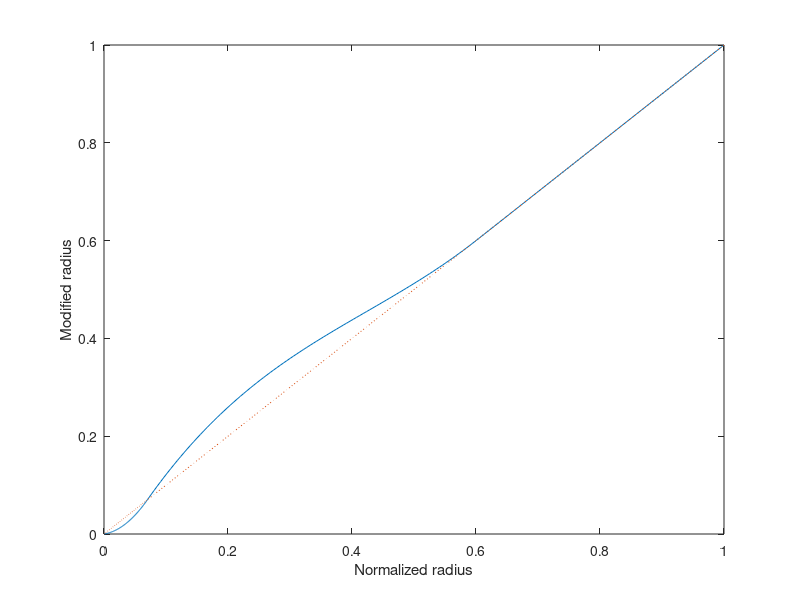
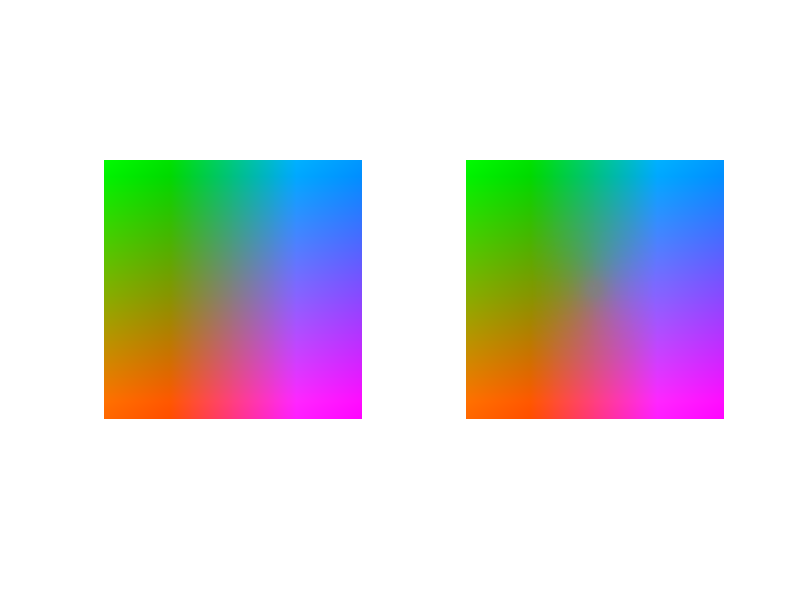
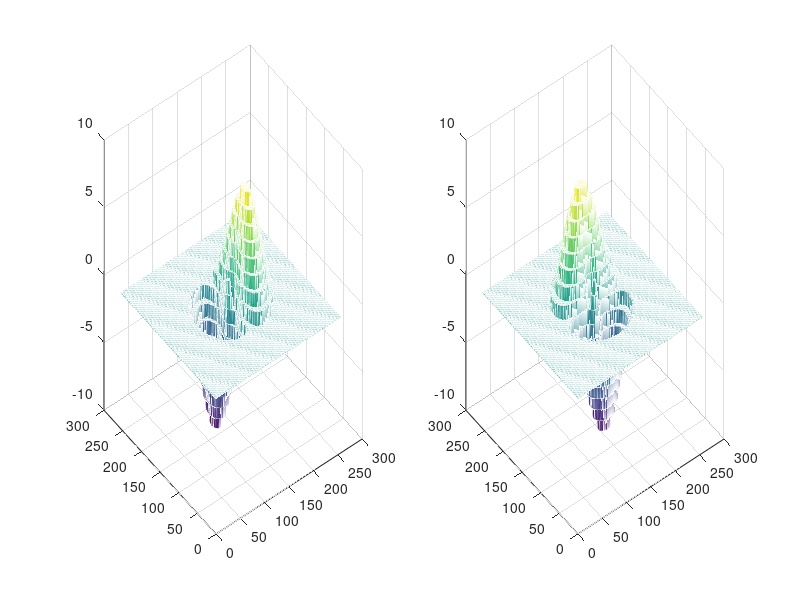

Reproduce these figures in MATLAB, in order. (Note: this script raises an error after producing the figures.)
% Create the color enhancement look-up table and write it to
% file colorEnhancementTable.cpp. Copy contents of that file into
% the source file for the color enhancement function.

clear
close all


% First, define the color enhancement in a normalized domain

% Compander function is defined in three radial zones.
% 1. From 0 to radius r0, the compander function
% is a second-order polynomial intersecting the points (0,0)
% and (r0, r0), and with a slope B in (0,0).
% 2. From r0 to r1, the compander is a third-order polynomial
% intersecting the points (r0, r0) and (r1, r1), and with the
% same slope as the first part in the point (r0, r0) and slope
% equal to 1 in (r1, r1).
% 3. For radii larger than r1, the compander function is the
% unity scale function (no scaling at all).

r0=0.07; % Dead zone radius (must be > 0)
r1=0.6; % Enhancement zone radius (must be > r0 and < 1)
B=0.2; % initial slope of compander function (between 0 and 1)

x0=linspace(0,r0).'; % zone 1
x1=linspace(r0,r1).'; % zone 2
x2=linspace(r1,1).'; % zone 3

A=(1-B)/r0;
f0=A*x0.^2+B*x0; % compander function in zone 1

% equation system for finding second zone parameters
M=[r0^3 r0^2 r0 1;
    3*r0^2 2*r0 1 0;
    3*r1^2 2*r1 1 0;
    r1^3 r1^2 r1 1];
m=[A*r0^2+B*r0; 2*A*r0+B; 1; r1];
% solve equations
theta=M\m;

% compander function in zone 1
f1=[x1.^3 x1.^2 x1 ones(size(x1))]*theta;

x=[x0; x1; x2];
f=[f0; f1; x2];

% plot it
figure(1)
plot(x,f,x,x,':')
xlabel('Normalized radius')
ylabel('Modified radius')


% Now, create the look-up table in the integer color space
[U,V]=meshgrid(0:255, 0:255); % U-V space
U0=U;
V0=V;

% Conversion matrix from normalized YUV to RGB
T=[1 0 1.13983; 1 -0.39465 -0.58060; 1 2.03211 0];
Ylum=0.5;

figure(2)
Z(:,:,1)=Ylum + (U-127)/256*T(1,2) + (V-127)/256*T(1,3);
Z(:,:,2)=Ylum + (U-127)/256*T(2,2) + (V-127)/256*T(2,3);
Z(:,:,3)=Ylum + (U-127)/256*T(3,2) + (V-127)/256*T(3,3);
Z=max(Z,0);
Z=min(Z,1);
subplot(121)
image(Z);
axis square
axis off
set(gcf,'color','k')

R = sqrt((U-127).^2 + (V-127).^2);
Rnorm = R/127;
RnormMod = Rnorm;
RnormMod(RnormMod==0)=1; % avoid division with zero

% find indices to pixels in dead-zone (zone 1)
ix=find(Rnorm<=r0);
scaleMatrix = (A*Rnorm(ix).^2 + B*Rnorm(ix))./RnormMod(ix);
U(ix)=(U(ix)-127).*scaleMatrix+127;
V(ix)=(V(ix)-127).*scaleMatrix+127;

% find indices to pixels in zone 2
ix=find(Rnorm>r0 & Rnorm<=r1);
scaleMatrix = (theta(1)*Rnorm(ix).^3 + theta(2)*Rnorm(ix).^2 + ...
    theta(3)*Rnorm(ix) + theta(4)) ./ RnormMod(ix);
U(ix)=(U(ix)-127).*scaleMatrix + 127;
V(ix)=(V(ix)-127).*scaleMatrix + 127;

% round to integer values and saturate
U=round(U);
V=round(V);
U=max(min(U,255),0);
V=max(min(V,255),0);

Z(:,:,1)=Ylum + (U-127)/256*T(1,2) + (V-127)/256*T(1,3);
Z(:,:,2)=Ylum + (U-127)/256*T(2,2) + (V-127)/256*T(2,3);
Z(:,:,3)=Ylum + (U-127)/256*T(3,2) + (V-127)/256*T(3,3);
Z=max(Z,0);
Z=min(Z,1);
subplot(122)
image(Z);
axis square
axis off

figure(3)
subplot(121)
mesh(U-U0)
subplot(122)
mesh(V-V0)



% Last, write to file
% Write only one matrix, since U=V'

fid = fopen('../out/Debug/colorEnhancementTable.h','wt');
if fid==-1
    error('Cannot open file colorEnhancementTable.cpp');
end

fprintf(fid,'//colorEnhancementTable.h\n\n');
fprintf(fid,'//Copy the constant table to the appropriate header file.\n\n');

fprintf(fid,'//Table created with Matlab script createTable.m\n\n');
fprintf(fid,'//Usage:\n');
fprintf(fid,'//    Umod=colorTable[U][V]\n');
fprintf(fid,'//    Vmod=colorTable[V][U]\n');

fprintf(fid,'static unsigned char colorTable[%i][%i] = {\n', size(U,1), size(U,2));

for u=1:size(U,2)
    fprintf(fid,'    {%i', U(1,u));
    for v=2:size(U,1)
        fprintf(fid,', %i', U(v,u));
    end
    fprintf(fid,'}');
    if u<size(U,2)
        fprintf(fid,',');
    end
    fprintf(fid,'\n');
end
fprintf(fid,'};\n\n');
fclose(fid);
fprintf('done');


answ=input('Create test vector (takes some time...)? y/n : ','s');
if answ ~= 'y'
    return
end

% Also, create test vectors

% Read test file foreman.yuv
fprintf('Reading test file...')
[y,u,v]=readYUV420file('../out/Debug/testFiles/foreman_cif.yuv',352,288);
fprintf(' done\n');
unew=uint8(zeros(size(u)));
vnew=uint8(zeros(size(v)));

% traverse all frames
for k=1:size(y,3)
    fprintf('Frame %i\n', k);
    for r=1:size(u,1)
        for c=1:size(u,2)
            unew(r,c,k) = uint8(U(double(v(r,c,k))+1, double(u(r,c,k))+1));
            vnew(r,c,k) = uint8(V(double(v(r,c,k))+1, double(u(r,c,k))+1));
        end
    end
end

fprintf('\nWriting modified test file...')
writeYUV420file('../out/Debug/foremanColorEnhanced.yuv',y,unew,vnew);
fprintf(' done\n');
